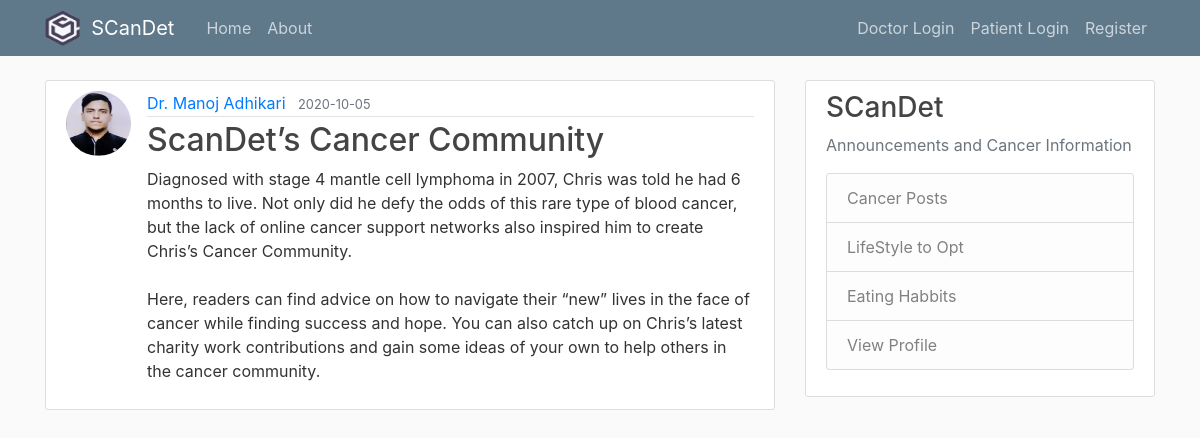
/post/1, run on the app's committed database.
### flaskblog/models.py (models this page shows, shortened)
class User(db.Model, UserMixin):
    id = db.Column(db.Integer, primary_key=True)
    username = db.Column(db.String(20), unique=True, nullable=False)
    email = db.Column(db.String(120), unique=True, nullable=False)
    image_file = db.Column(db.String(20), nullable=False, default='default.jpg')
    password = db.Column(db.String(60), nullable=False)
    posts = db.relationship('Post', backref='author', lazy=True)

class Post(db.Model):
    id = db.Column(db.Integer, primary_key=True)
    title = db.Column(db.String(100), nullable=False)
    date_posted = db.Column(db.DateTime, nullable=False, default=datetime.utcnow)
    content = db.Column(db.Text, nullable=False)
    user_id = db.Column(db.Integer, db.ForeignKey('user.id'), nullable=False)

### flaskblog/routes.py (the view)
@app.route("/post/<int:post_id>", methods=['GET', 'POST'])
def post(post_id):
    post = Post.query.get_or_404(post_id)
    return render_template('post.html', title=post.title, post=post, legend='New Post')

### flaskblog/templates/post.html (shortened to what this page needs)
{% extends "layout.html" %}
{% block content %}
  <article class="media content-section">
    <image class = "rounded-circle article-img" src="{{ url_for('static', filename='profile_pics/' + post.author.image_file) }}">
  	<div class="media-body">
    	<div class="article-metadata">
      	<a class="mr-2" href="#">{{ post.author.username }}</a>
      	<small class="text-muted">{{ post.date_posted.strftime('%Y-%m-%d') }}</small>
    	</div>
    	<h2 class="article-title">{{ post.title }}</h2>
    	<p class="article-content">{{ post.content }}</p>
  	</div>
	</article>
{% endblock content %}

### flaskblog/static/main.css (style rules this page uses)
body { background: #fafafa; color: #333333; margin-top: 5rem; }
h1, h2, h3, h4, h5, h6 { color: #444444; }
.content-section { background: #ffffff; padding: 10px 20px; border: 1px solid #dddddd; border-radius: 3px; margin-bottom: 20px; }
.article-title { color: #444444; }
.article-content { white-space: pre-line; }
.article-img { height: 65px; width: 65px; margin-right: 16px; }
.article-metadata { padding-bottom: 1px; margin-bottom: 4px; border-bottom: 1px solid #e3e3e3 }

### data on the page
User: image_file (picture), author.username "Dr. Manoj Adhikari"
Post: date_posted "2020-10-05", title "ScanDet’s Cancer Community", content "Diagnosed with stage 4 mantle cell lymphoma in 2007, Chris was told he had 6 months to live. Not only did he defy the odds of this rare type of blood cancer, but the lack of online cancer support networks also inspired him to create Chris’s Cancer Community. Here, readers can find advice on how to navigate their “new” lives in the face of cancer while finding success and hope. You can also catch up on Chris’s latest charity work contributions and gain some ideas of your own to help others in the cancer community."
